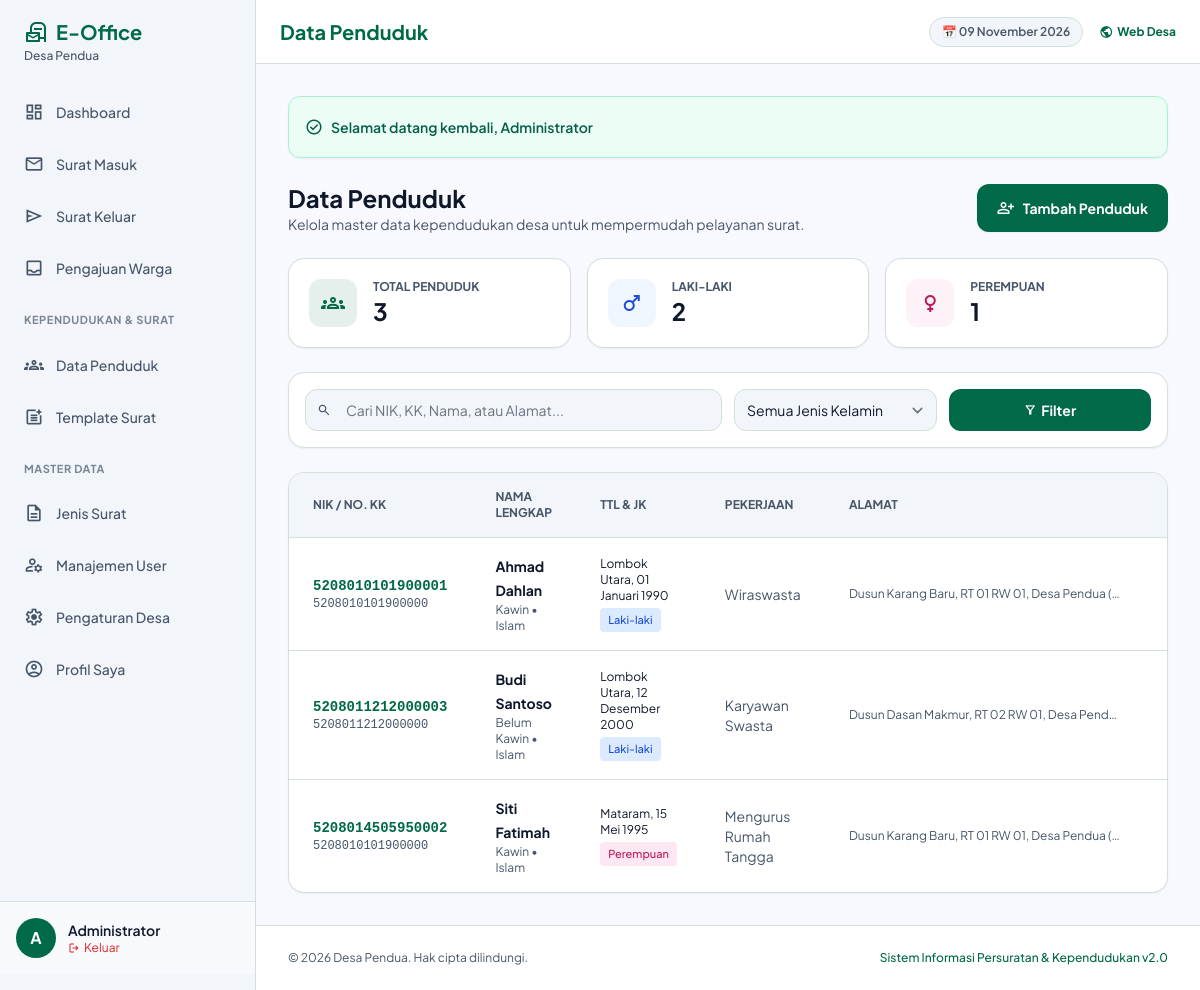
The app's page /admin/penduduk/index.php (signed in) with its own data.
### tables this page shows
CREATE TABLE profil_desa (
    id INT PRIMARY KEY DEFAULT 1,
    nama VARCHAR(100) NOT NULL,
    alamat TEXT,
    telepon VARCHAR(20),
    email VARCHAR(100),
    logo VARCHAR(255),
    nama_kades VARCHAR(100),
    nip_kades VARCHAR(50)
);

CREATE TABLE penduduk (
    id INT AUTO_INCREMENT PRIMARY KEY,
    nik VARCHAR(20) NOT NULL UNIQUE,
    no_kk VARCHAR(20),
    nama_lengkap VARCHAR(100) NOT NULL,
    jenis_kelamin ENUM('Laki-laki', 'Perempuan') NOT NULL,
    tempat_lahir VARCHAR(100),
    tanggal_lahir DATE,
    agama VARCHAR(30) DEFAULT 'Islam',
    pendidikan VARCHAR(50),
    pekerjaan VARCHAR(100),
    status_perkawinan VARCHAR(50) DEFAULT 'Belum Kawin',
    kewarganegaraan VARCHAR(10) DEFAULT 'WNI',
    alamat TEXT,
    rt VARCHAR(5) DEFAULT '001',
    rw VARCHAR(5) DEFAULT '001',
    telepon VARCHAR(20),
    dibuat_pada TIMESTAMP DEFAULT CURRENT_TIMESTAMP
);

### admin/penduduk/index.php (the view, shortened to what the rows shown need)
<?php
$page_title = "Data Penduduk";
require_once __DIR__ . '/../../includes/header.php';
require_once __DIR__ . '/../../includes/sidebar.php';
$query = "SELECT * FROM penduduk WHERE 1=1";
$params = [];
$query .= " ORDER BY nama_lengkap ASC";
$stmt = $pdo->prepare($query);
$stmt->execute($params);
$citizens = $stmt->fetchAll();
?>
<div class="flex flex-col sm:flex-row sm:items-center justify-between gap-4 mb-6">
    <div>
        <h2 class="text-2xl font-bold text-on-surface">Data Penduduk</h2>
    </div>
</div>
<div class="bg-white rounded-2xl border border-outline-variant shadow-sm overflow-hidden">
    <div class="overflow-x-auto">
        <table class="w-full text-left border-collapse">
            <thead>
                <tr class="bg-surface-container-low border-b border-outline-variant">
                    <th class="px-6 py-4 text-xs font-bold uppercase text-on-surface-variant">NIK / No. KK</th>
                    <th class="px-6 py-4 text-xs font-bold uppercase text-on-surface-variant">Nama Lengkap</th>
                    <th class="px-6 py-4 text-xs font-bold uppercase text-on-surface-variant">TTL & JK</th>
                    <th class="px-6 py-4 text-xs font-bold uppercase text-on-surface-variant">Pekerjaan</th>
                    <th class="px-6 py-4 text-xs font-bold uppercase text-on-surface-variant">Alamat</th>
                    <th class="px-6 py-4 text-xs font-bold uppercase text-on-surface-variant text-right">Aksi</th>
                </tr>
            </thead>
            <tbody class="divide-y divide-outline-variant">
                <?php foreach ($citizens as $c): ?>
                <tr class="hover:bg-surface-container-low transition-colors">
                    <td class="px-6 py-4">
                        <p class="font-bold text-sm text-primary font-mono"><?= $c['nik'] ?></p>
                        <p class="text-xs text-on-surface-variant font-mono"><?= $c['no_kk'] ?: '-' ?></p>
                    </td>
                    <td class="px-6 py-4">
                        <a href="<?= base_url('admin/penduduk/detail.php?id=' . $c['id']) ?>" class="font-bold text-sm text-on-surface hover:text-primary transition-colors">
                            <?= $c['nama_lengkap'] ?>
                        </a>
                        <p class="text-xs text-on-surface-variant"><?= $c['status_perkawinan'] ?> &bull; <?= $c['agama'] ?></p>
                    </td>
                    <td class="px-6 py-4 text-sm">
                        <p class="text-xs text-on-surface"><?= $c['tempat_lahir'] ? $c['tempat_lahir'] . ', ' : '' ?><?= format_date($c['tanggal_lahir']) ?></p>
                        <span class="inline-block mt-1 px-2 py-0.5 rounded text-[11px] font-medium <?= $c['jenis_kelamin'] === 'Laki-laki' ? 'bg-blue-100 text-blue-700' : 'bg-pink-100 text-pink-700' ?>">
                            <?= $c['jenis_kelamin'] ?>
                        </span>
                    </td>
                    <td class="px-6 py-4 text-sm text-on-surface-variant">
                        <?= $c['pekerjaan'] ?: '-' ?>
                    </td>
                    <td class="px-6 py-4 text-xs text-on-surface-variant max-w-xs truncate">
                        <?= $c['alamat'] ?> <?= $c['rt'] ? '(RT ' . $c['rt'] . '/RW ' . $c['rw'] . ')' : '' ?>
                    </td>
                    <td class="px-6 py-4">
                    </td>
                </tr>
                <?php endforeach; ?>
            </tbody>
        </table>
    </div>
</div>
<?php require_once __DIR__ . '/../../includes/footer.php'; ?>

### includes/sidebar.php (shortened to what the rows shown need)
<?php if (is_logged_in()): ?>
<aside id="admin-sidebar" class="h-screen w-64 fixed left-0 top-0 bg-surface-container-low border-r border-outline-variant shadow-lg md:shadow-none flex flex-col py-4 z-40 transform -translate-x-full md:translate-x-0 transition-transform duration-300 ease-in-out">
    <div class="px-6 mb-6 flex items-center justify-between">
        <div>
            <h1 class="text-xl text-primary font-bold flex items-center gap-2">
                <span class="material-symbols-outlined text-2xl">local_post_office</span> E-Office
            </h1>
            <p class="text-xs text-on-surface-variant font-medium"><?= htmlspecialchars(get_village_profile()['nama']) ?></p>
        </div>
    </div>
    <nav class="flex-1 space-y-1 overflow-y-auto px-3">
        <a class="flex items-center gap-3 px-3 py-2.5 rounded-xl font-medium text-sm text-on-surface-variant hover:bg-surface-container-high hover:text-primary transition-all" href="<?= base_url('admin/index.php') ?>">
            <span class="material-symbols-outlined text-xl">dashboard</span>
            Dashboard
        </a>
        <a class="flex items-center gap-3 px-3 py-2.5 rounded-xl font-medium text-sm text-on-surface-variant hover:bg-surface-container-high hover:text-primary transition-all" href="<?= base_url('admin/surat-masuk/index.php') ?>">
            <span class="material-symbols-outlined text-xl">mail</span>
            Surat Masuk
        </a>
        <a class="flex items-center gap-3 px-3 py-2.5 rounded-xl font-medium text-sm text-on-surface-variant hover:bg-surface-container-high hover:text-primary transition-all" href="<?= base_url('admin/surat-keluar/index.php') ?>">
            <span class="material-symbols-outlined text-xl">send</span>
            Surat Keluar
        </a>
        <a class="flex items-center gap-3 px-3 py-2.5 rounded-xl font-medium text-sm text-on-surface-variant hover:bg-surface-container-high hover:text-primary transition-all" href="<?= base_url('admin/pengajuan/index.php') ?>">
            <span class="material-symbols-outlined text-xl">inbox</span>
            Pengajuan Warga
        </a>
        <div class="pt-4 pb-2 px-3 text-[11px] font-bold text-on-surface-variant/70 uppercase tracking-wider">Kependudukan & Surat</div>
        <a class="flex items-center gap-3 px-3 py-2.5 rounded-xl font-medium text-sm text-on-surface-variant hover:bg-surface-container-high hover:text-primary transition-all" href="<?= base_url('admin/penduduk/index.php') ?>">
            <span class="material-symbols-outlined text-xl">groups</span>
            Data Penduduk
        </a>
        <a class="flex items-center gap-3 px-3 py-2.5 rounded-xl font-medium text-sm text-on-surface-variant hover:bg-surface-container-high hover:text-primary transition-all" href="<?= base_url('admin/surat/buat.php') ?>">
            <span class="material-symbols-outlined text-xl">post_add</span>
            Template Surat
        </a>
        <div class="pt-4 pb-2 px-3 text-[11px] font-bold text-on-surface-variant/70 uppercase tracking-wider">Master Data</div>
        <a class="flex items-center gap-3 px-3 py-2.5 rounded-xl font-medium text-sm text-on-surface-variant hover:bg-surface-container-high hover:text-primary transition-all" href="<?= base_url('admin/master/jenis-surat.php') ?>">
            <span class="material-symbols-outlined text-xl">description</span>
            Jenis Surat
        </a>
        <a class="flex items-center gap-3 px-3 py-2.5 rounded-xl font-medium text-sm text-on-surface-variant hover:bg-surface-container-high hover:text-primary transition-all" href="<?= base_url('admin/users/index.php') ?>">
            <span class="material-symbols-outlined text-xl">manage_accounts</span>
            Manajemen User
        </a>
        <a class="flex items-center gap-3 px-3 py-2.5 rounded-xl font-medium text-sm text-on-surface-variant hover:bg-surface-container-high hover:text-primary transition-all" href="<?= base_url('admin/settings/desa.php') ?>">
            <span class="material-symbols-outlined text-xl">settings</span>
            Pengaturan Desa
        </a>
        <a class="flex items-center gap-3 px-3 py-2.5 rounded-xl font-medium text-sm text-on-surface-variant hover:bg-surface-container-high hover:text-primary transition-all" href="<?= base_url('admin/profil.php') ?>">
            <span class="material-symbols-outlined text-xl">account_circle</span>
            Profil Saya
        </a>
    </nav>
    <div class="px-4 py-4 border-t border-outline-variant bg-white/40">
        <div class="flex items-center gap-3">
            <div class="w-10 h-10 rounded-full bg-primary flex items-center justify-center text-white font-bold shrink-0">
                <?= strtoupper(substr($_SESSION['full_name'] ?? 'A', 0, 1)) ?>
            </div>
            <div class="overflow-hidden flex-1">
                <p class="text-sm font-semibold truncate text-on-surface"><?= htmlspecialchars($_SESSION['full_name'] ?? 'User') ?></p>
                <a href="<?= base_url('logout.php') ?>" class="text-xs text-error hover:underline flex items-center gap-1">
                    <span class="material-symbols-outlined text-xs">logout</span> Keluar
                </a>
            </div>
        </div>
    </div>
</aside>
<main class="ml-0 md:ml-64 min-h-screen flex flex-col transition-all">
    <header class="w-full sticky top-0 z-20 bg-white/95 backdrop-blur-md border-b border-outline-variant flex justify-between items-center h-16 px-4 sm:px-6">
        <div class="flex items-center gap-3">
            <h2 class="text-lg sm:text-xl font-bold text-primary truncate"><?= $page_title ?? 'Dashboard' ?></h2>
        </div>
        <div class="flex items-center gap-4">
            <span class="hidden sm:inline-block text-xs font-semibold px-3 py-1.5 rounded-full bg-surface-container-low text-on-surface-variant border border-outline-variant">
                📅 <?= format_date(date('Y-m-d')) ?>
            </span>
            <a href="<?= base_url() ?>" target="_blank" class="text-xs font-bold text-primary hover:underline flex items-center gap-1" title="Lihat Website">
                <span class="material-symbols-outlined text-sm">public</span> Web Desa
            </a>
        </div>
    </header>
    <div class="p-4 sm:p-6 lg:p-8 flex-1">
        <?php $flash = get_flash(); if ($flash): ?>
            <div class="mb-6 p-4 rounded-xl shadow-sm border <?= $flash['type'] === 'success' ? 'bg-emerald-50 text-emerald-800 border-emerald-200' : 'bg-red-50 text-red-800 border-red-200' ?> flex items-center justify-between">
                <div class="flex items-center gap-2">
                    <span class="material-symbols-outlined text-lg"><?= $flash['type'] === 'success' ? 'check_circle' : 'error' ?></span>
                    <span class="text-sm font-semibold"><?= $flash['message'] ?></span>
                </div>
            </div>
        <?php endif; ?>
<?php endif; ?>

### includes/footer.php (shortened to what the rows shown need)
<?php if (is_logged_in()): ?>
    </div>
    <footer class="mt-auto border-t border-outline-variant bg-white py-4 sm:py-6 px-4 sm:px-8">
        <div class="flex flex-col sm:flex-row justify-between items-center gap-2 text-xs text-on-surface-variant">
            <p>&copy; <?= date('Y') ?> <?= htmlspecialchars(get_village_profile()['nama']) ?>. Hak cipta dilindungi.</p>
            <p class="font-medium text-primary">Sistem Informasi Persuratan & Kependudukan v2.0</p>
        </div>
    </footer>
</main>
<?php endif; ?>
</body>
</html>

### records on screen
profil_desa: nama "Desa Pendua"
penduduk: nik "5208010101900001", no_kk "5208010101900000", nama_lengkap "Ahmad Dahlan", status_perkawinan "Kawin", agama "Islam", tempat_lahir "Lombok Utara", tanggal_lahir "01 Januari 1990", jenis_kelamin "Laki-laki", pekerjaan "Wiraswasta", alamat "Dusun Karang Baru, RT 01 RW 01, Desa Pendua"
penduduk: nik "5208011212000003", no_kk "5208011212000000", nama_lengkap "Budi Santoso", status_perkawinan "Belum Kawin", agama "Islam", tempat_lahir "Lombok Utara", tanggal_lahir "12 Desember 2000", jenis_kelamin "Laki-laki", pekerjaan "Karyawan Swasta", alamat "Dusun Dasan Makmur, RT 02 RW 01, Desa Pend…"
penduduk: nik "5208014505950002", no_kk "5208010101900000", nama_lengkap "Siti Fatimah", status_perkawinan "Kawin", agama "Islam", tempat_lahir "Mataram", tanggal_lahir "15 Mei 1995", jenis_kelamin "Perempuan", pekerjaan "Mengurus Rumah Tangga", alamat "Dusun Karang Baru, RT 01 RW 01, Desa Pendua"

### other values on screen
substr($_SESSION['full_name'] ?? 'A', 0, 1) "A"
$_SESSION['full_name'] "Administrator"
$page_title "Data Penduduk"
$flash['message'] "Selamat datang kembali, Administrator"
$total_warga "3"
$total_laki "2"
$total_perempuan "1"
